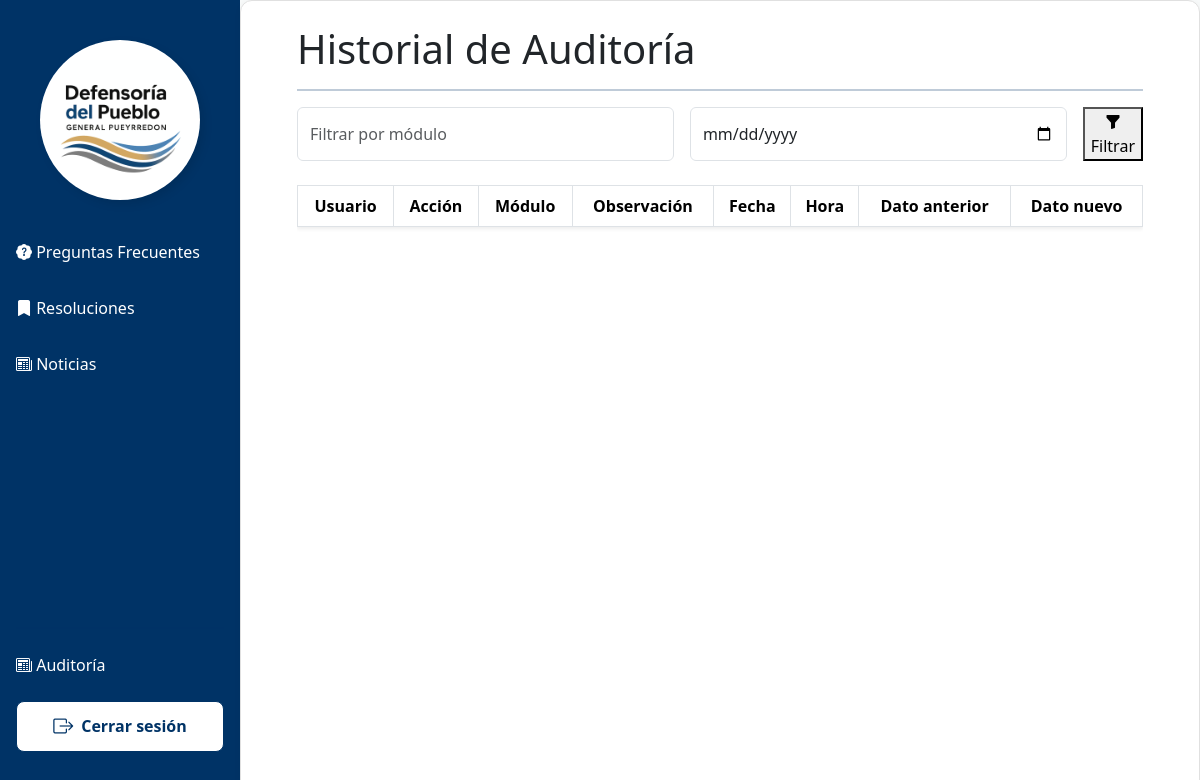
Before: /principal/index.php?vista=auditorias/auditorias with the older database file.
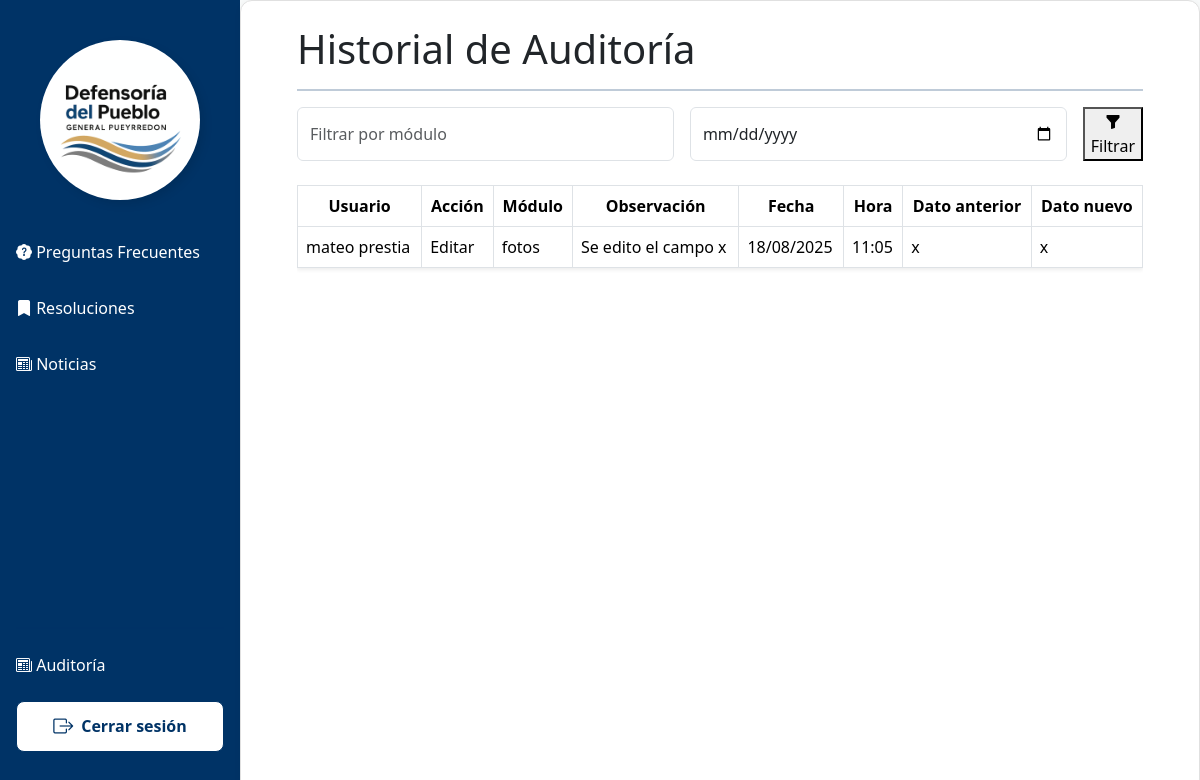
After: the same page with the newer database file.
### tables this page shows
CREATE TABLE `auditorias` (
  `auditoria_id` int(10) UNSIGNED NOT NULL,
  `usuario_id` tinyint(3) UNSIGNED NOT NULL,
  `accion` varchar(50) NOT NULL COMMENT 'Este campo es para registrar si el usuario realizo una accion (alta-baja-modificacion)',
  `observacion` text NOT NULL COMMENT 'Registra (en caso de modificacion) el contenido original modificado',
  `fecha` datetime NOT NULL DEFAULT current_timestamp() COMMENT 'Fecha y hora de la accion realizada',
  `tabla_afectada` text NOT NULL COMMENT 'Tabla en la que se realizo el cambio',
  `valor_anterior` text NOT NULL COMMENT 'Valor anterior modificado',
  `valor_nuevo` text NOT NULL COMMENT 'Nuevo valor ingresado/cambiado'
);

CREATE TABLE `usuarios` (
  `usuario_id` int(10) UNSIGNED NOT NULL,
  `nombre` varchar(30) NOT NULL,
  `apellido` varchar(40) NOT NULL,
  `dni` int(11) NOT NULL,
  `usuario` varchar(50) NOT NULL,
  `contrasena` varchar(50) NOT NULL,
  `estado` tinyint(4) NOT NULL DEFAULT 1
);

### vistas/auditorias/auditorias.php (the view, shortened to what this page needs)
<?php
include_once "../conexion/conexion.php";
mysqli_set_charset($link, "utf8mb4");
$where = [];
$condiciones = count($where) ? 'WHERE ' . implode(' AND ', $where) : '';
$sql = "SELECT a.*, u.nombre, u.apellido
        FROM auditorias a
        JOIN usuarios u ON a.usuario_id = u.usuario_id
        $condiciones
        ORDER BY a.fecha DESC";
$resultado = mysqli_query($link, $sql);
?>
<div class="container">
    <h4 class="text-dark display-6">Historial de Auditoría</h4>
    <hr>
    <div>
        <form method="GET" class="d-flex gap-3 mb-4">
            <input type="text" name="modulo" class="form-control" placeholder="Filtrar por módulo">
            <input type="date" name="fecha" class="form-control">
            <button type="submit" class="btn-auditoria">
                <i class="bi bi-funnel-fill"></i> Filtrar
            </button>
        </form>
    </div>
    <div class="table-responsive">
        <table class="table table-hover table-bordered align-middle shadow-sm">
            <thead class="encabezado-tabla text-white text-center">
                <tr>
                    <th>Usuario</th>
                    <th>Acción</th>
                    <th>Módulo</th>
                    <th>Observación</th>
                    <th>Fecha</th>
                    <th>Hora</th>
                    <th>Dato anterior</th>
                    <th>Dato nuevo</th>
                </tr>
            </thead>
            <tbody>
                <?php while ($log = mysqli_fetch_array($resultado)) { ?>
                    <tr>
                        <td><?= $log['nombre'] . ' ' . $log['apellido'] ?></td>
                        <td><?= $log['accion'] ?></td>
                        <td><?= $log['tabla_afectada'] ?></td>
                        <td><?= $log['observacion'] ?></td>
                        <td><?= date('d/m/Y', strtotime($log['fecha'])) ?></td>
                        <td><?= date('H:i', strtotime($log['fecha'])) ?></td>
                        <td><?= $log['valor_anterior'] ?></td>
                        <td><?= $log['valor_nuevo'] ?></td>
                    </tr>
                <?php } ?>
            </tbody>
        </table>
    </div>
</div>

Changed rows visible on the page:
added auditorias: usuario.nombre "mateo", usuario.apellido "prestia", accion "Editar", tabla_afectada "fotos", observacion "Se edito el campo x", fecha "18/08/2025", fecha "11:05", valor_anterior "x", valor_nuevo "x"
